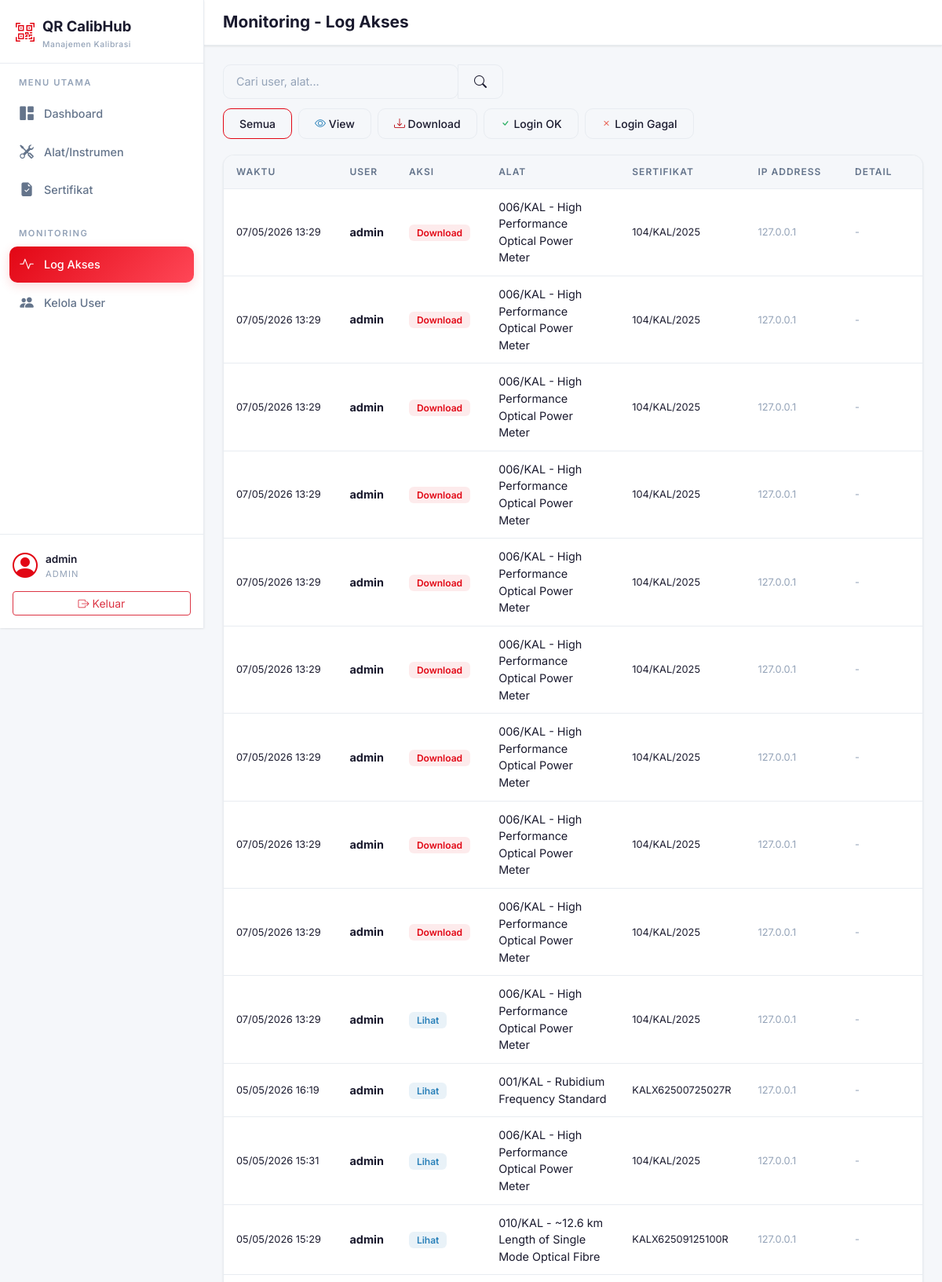
The app's page /monitoring/ (signed in, upper part) with its own data.
### certificates/models.py (models this page shows, shortened)
class AccessLog(models.Model):
    ACTION_CHOICES = [
        ('view', 'Lihat'),
        ('download', 'Download'),
        ('login_success', 'Login Berhasil'),
        ('login_failed', 'Login Gagal'),
    ]
    user = models.ForeignKey(
        User, on_delete=models.SET_NULL, null=True, blank=True,
        related_name='access_logs', verbose_name='Pengguna'
    )
    certificate = models.ForeignKey(
        Certificate, on_delete=models.SET_NULL, null=True, blank=True,
        related_name='access_logs', verbose_name='Sertifikat'
    )
    instrument = models.ForeignKey(
        Instrument, on_delete=models.SET_NULL, null=True, blank=True,
        related_name='access_logs', verbose_name='Alat'
    )
    action = models.CharField('Aksi', max_length=20, choices=ACTION_CHOICES)
    ip_address = models.GenericIPAddressField('IP Address', null=True, blank=True)
    user_agent = models.TextField('User Agent', blank=True)
    accessed_at = models.DateTimeField('Waktu Akses', auto_now_add=True)
    detail = models.TextField('Detail', blank=True)
    class Meta:
        verbose_name = 'Log Akses'
        verbose_name_plural = 'Log Akses'
        ordering = ['-accessed_at']

class Instrument(models.Model):
    id = models.UUIDField(primary_key=True, default=uuid.uuid4, editable=False)
    nama_alat = models.CharField('Nama Alat', max_length=200)
    merk = models.CharField('Merk/Brand', max_length=100, blank=True)
    model_tipe = models.CharField('Model/Tipe', max_length=100, blank=True)
    nomor_aset = models.CharField('Nomor Aset', max_length=50, blank=True, null=True, unique=True)
    nomor_seri = models.CharField('Nomor Seri', max_length=100, unique=True)
    pemilik = models.CharField('Pemilik/Instansi', max_length=200, blank=True)
    lokasi = models.CharField('Lokasi', max_length=200, blank=True)
    deskripsi = models.TextField('Deskripsi', blank=True)
    qr_code = models.ImageField('QR Code', upload_to='qrcodes/', blank=True)
    created_at = models.DateTimeField('Dibuat', auto_now_add=True)
    updated_at = models.DateTimeField('Diperbarui', auto_now=True)
    class Meta:
        verbose_name = 'Alat/Instrumen'
        verbose_name_plural = 'Alat/Instrumen'
        ordering = ['nomor_aset', 'nama_alat']
    def __str__(self):
        aset = self.nomor_aset if self.nomor_aset else "-"
        return f"{aset} - {self.nama_alat}"

class Certificate(models.Model):
    id = models.UUIDField(primary_key=True, default=uuid.uuid4, editable=False)
    instrument = models.ForeignKey(
        Instrument, on_delete=models.CASCADE,
        related_name='certificates', verbose_name='Alat'
    )
    nomor_sertifikat = models.CharField('Nomor Sertifikat', max_length=100, unique=True)
    tanggal_kalibrasi = models.DateField('Tanggal Kalibrasi')
    tanggal_berlaku = models.DateField('Berlaku Hingga')
    laboratorium = models.CharField('Laboratorium', max_length=200)
    teknisi = models.CharField('Teknisi', max_length=200, blank=True)
    penanggung_jawab = models.CharField('Penanggung Jawab', max_length=200, blank=True)
    file_sertifikat = models.FileField(
        'File Sertifikat (PDF)', upload_to='certificates/',
        blank=True, null=True
    )
    is_active = models.BooleanField('Aktif', default=True)
    created_at = models.DateTimeField('Dibuat', auto_now_add=True)
    updated_at = models.DateTimeField('Diperbarui', auto_now=True)
    class Meta:
        verbose_name = 'Sertifikat Kalibrasi'
        verbose_name_plural = 'Sertifikat Kalibrasi'
        ordering = ['-tanggal_kalibrasi']

### certificates/views.py (the view)
# urls.py: path('monitoring/', views.access_log_view, name='access_log'),
@login_required
def access_log_view(request):
    logs = AccessLog.objects.select_related('user', 'certificate', 'instrument').all()
    action_filter = request.GET.get('action', '')
    if action_filter:
        logs = logs.filter(action=action_filter)
    query = request.GET.get('q', '')
    if query:
        logs = logs.filter(
            Q(user__username__icontains=query) |
            Q(instrument__nama_alat__icontains=query) |
            Q(certificate__nomor_sertifikat__icontains=query)
        )
    return render(request, 'certificates/access_log.html', {
        'logs': logs[:100],
        'action_filter': action_filter,
        'query': query,
    })

### templates/certificates/access_log.html (shortened to what this page needs)
{% extends 'base.html' %}
{% load humanize %}
{% block page_title %}Monitoring - Log Akses{% endblock %}
{% block content %}
<div class="container-fluid px-0">
    <form method="get" class="filter-bar">
        <div class="input-group" style="max-width: 360px;">
            <input type="text" name="q" value="{{ query }}" class="form-control search-input"
                   placeholder="Cari user, alat..." id="search-log">
            <button class="btn btn-glass" type="submit">
                <i class="bi bi-search"></i>
            </button>
        </div>
        <div class="d-flex gap-2">
            <a href="{% url 'access_log' %}" class="btn btn-glass btn-sm {% if not action_filter %}border-accent{% endif %}">Semua</a>
            <a href="?action=view" class="btn btn-glass btn-sm {% if action_filter == 'view' %}border-accent{% endif %}">
                <i class="bi bi-eye" style="color: var(--info);"></i> View
            </a>
            <a href="?action=download" class="btn btn-glass btn-sm {% if action_filter == 'download' %}border-accent{% endif %}">
                <i class="bi bi-download" style="color: var(--accent-secondary);"></i> Download
            </a>
            <a href="?action=login_success" class="btn btn-glass btn-sm {% if action_filter == 'login_success' %}border-accent{% endif %}">
                <i class="bi bi-check" style="color: var(--success);"></i> Login OK
            </a>
            <a href="?action=login_failed" class="btn btn-glass btn-sm {% if action_filter == 'login_failed' %}border-accent{% endif %}">
                <i class="bi bi-x" style="color: var(--danger);"></i> Login Gagal
            </a>
        </div>
    </form>
    {% if logs %}
    <div class="glass-card" data-animate>
        <div class="card-body p-0">
            <div class="table-responsive">
                <table class="glass-table">
                    <thead>
                        <tr>
                            <th>Waktu</th>
                            <th>User</th>
                            <th>Aksi</th>
                            <th>Alat</th>
                            <th>Sertifikat</th>
                            <th>IP Address</th>
                            <th>Detail</th>
                        </tr>
                    </thead>
                    <tbody>
                        {% for log in logs %}
                        <tr>
                            <td style="font-size: 0.8rem; white-space: nowrap;">
                                {{ log.accessed_at|date:"d/m/Y H:i" }}
                            </td>
                            <td>
                                <strong>{{ log.user.username|default:"-" }}</strong>
                            </td>
                            <td>
                                <span class="log-action {{ log.action }}">{{ log.get_action_display }}</span>
                            </td>
                            <td>{{ log.instrument|default:"-" }}</td>
                            <td style="font-size: 0.8rem;">{{ log.certificate.nomor_sertifikat|default:"-" }}</td>
                            <td style="font-size: 0.8rem; color: var(--text-muted);">{{ log.ip_address|default:"-" }}</td>
                            <td style="font-size: 0.8rem; color: var(--text-muted);">{{ log.detail|default:"-"|truncatewords:5 }}</td>
                        </tr>
                        {% endfor %}
                    </tbody>
                </table>
            </div>
        </div>
    </div>
    {% endif %}
</div>
{% endblock %}

### templates/base.html (shortened to what this page needs)
{% load static %}
<!DOCTYPE html>
<html lang="id">
<head>
    <link href="https://cdn.jsdelivr.net/npm/bootstrap@5.3.3/dist/css/bootstrap.min.css" rel="stylesheet">
    <link href="https://cdn.jsdelivr.net/npm/bootstrap-icons@1.11.3/font/bootstrap-icons.min.css" rel="stylesheet">
    <link rel="stylesheet" href="{% static 'css/style.css' %}">
</head>
<body>
    {% block body %}
    {% if user.is_authenticated %}
    <nav class="sidebar" id="sidebar">
        <div class="sidebar-header">
            <div class="sidebar-logo">
                <i class="bi bi-qr-code-scan"></i>
                <div>
                    <span>QR CalibHub</span>
                    <small class="logo-sub">Manajemen Kalibrasi</small>
                </div>
            </div>
        </div>
        <div class="sidebar-menu">
            <div class="menu-section">
                <span class="menu-section-title">Menu Utama</span>
                <a href="{% url 'dashboard' %}" class="menu-item {% if request.resolver_match.url_name == 'dashboard' %}active{% endif %}">
                    <i class="bi bi-grid-1x2-fill"></i>
                    <span>Dashboard</span>
                </a>
                <a href="{% url 'instrument_list' %}" class="menu-item {% if 'instrument' in request.resolver_match.url_name %}active{% endif %}">
                    <i class="bi bi-tools"></i>
                    <span>Alat/Instrumen</span>
                </a>
                <a href="{% url 'certificate_list' %}" class="menu-item {% if 'certificate' in request.resolver_match.url_name %}active{% endif %}">
                    <i class="bi bi-file-earmark-check-fill"></i>
                    <span>Sertifikat</span>
                </a>
            </div>
            <div class="menu-section">
                <span class="menu-section-title">Monitoring</span>
                <a href="{% url 'access_log' %}" class="menu-item {% if request.resolver_match.url_name == 'access_log' %}active{% endif %}">
                    <i class="bi bi-activity"></i>
                    <span>Log Akses</span>
                </a>
                <a href="{% url 'user_management' %}" class="menu-item {% if request.resolver_match.url_name == 'user_management' %}active{% endif %}">
                    <i class="bi bi-people-fill"></i>
                    <span>Kelola User</span>
                </a>
            </div>
        </div>
        <div class="sidebar-footer">
            <div class="user-info">
                <div class="user-avatar">
                    <i class="bi bi-person-circle"></i>
                </div>
                <div class="user-details">
                    <span class="user-name">{{ user.username }}</span>
                    <span class="user-role">
                        {% if user.profile.role == 'admin' %}Admin{% else %}Scanner{% endif %}
                    </span>
                </div>
            </div>
            <a href="{% url 'logout' %}" class="btn btn-outline-danger btn-sm w-100 mt-2">
                <i class="bi bi-box-arrow-right"></i> Keluar
            </a>
        </div>
    </nav>
    <main class="main-content">
        <div class="topbar">
            <div class="topbar-title">
                <h1 class="page-title">{% block page_title %}Dashboard{% endblock %}</h1>
            </div>
        </div>
        <div class="content-wrapper">
            {% block content %}{% endblock %}
        </div>
    </main>
    {% endif %}
    {% endblock %}
</body>
</html>

### records on screen
AccessLog: accessed_at "07/05/2026 13:29", user.username "admin", action "Download", instrument "006/KAL - High Performance Optical Power Meter", certificate.nomor_sertifikat "104/KAL/2025", ip_address "127.0.0.1", detail "-"
AccessLog: accessed_at "07/05/2026 13:29", user.username "admin", action "Download", instrument "006/KAL - High Performance Optical Power Meter", certificate.nomor_sertifikat "104/KAL/2025", ip_address "127.0.0.1", detail "-"
AccessLog: accessed_at "07/05/2026 13:29", user.username "admin", action "Download", instrument "006/KAL - High Performance Optical Power Meter", certificate.nomor_sertifikat "104/KAL/2025", ip_address "127.0.0.1", detail "-"
AccessLog: accessed_at "07/05/2026 13:29", user.username "admin", action "Download", instrument "006/KAL - High Performance Optical Power Meter", certificate.nomor_sertifikat "104/KAL/2025", ip_address "127.0.0.1", detail "-"
AccessLog: accessed_at "07/05/2026 13:29", user.username "admin", action "Download", instrument "006/KAL - High Performance Optical Power Meter", certificate.nomor_sertifikat "104/KAL/2025", ip_address "127.0.0.1", detail "-"
AccessLog: accessed_at "07/05/2026 13:29", user.username "admin", action "Download", instrument "006/KAL - High Performance Optical Power Meter", certificate.nomor_sertifikat "104/KAL/2025", ip_address "127.0.0.1", detail "-"
AccessLog: accessed_at "07/05/2026 13:29", user.username "admin", action "Download", instrument "006/KAL - High Performance Optical Power Meter", certificate.nomor_sertifikat "104/KAL/2025", ip_address "127.0.0.1", detail "-"
AccessLog: accessed_at "07/05/2026 13:29", user.username "admin", action "Download", instrument "006/KAL - High Performance Optical Power Meter", certificate.nomor_sertifikat "104/KAL/2025", ip_address "127.0.0.1", detail "-"
AccessLog: accessed_at "07/05/2026 13:29", user.username "admin", action "Download", instrument "006/KAL - High Performance Optical Power Meter", certificate.nomor_sertifikat "104/KAL/2025", ip_address "127.0.0.1", detail "-"
AccessLog: accessed_at "07/05/2026 13:29", user.username "admin", action "Lihat", instrument "006/KAL - High Performance Optical Power Meter", certificate.nomor_sertifikat "104/KAL/2025", ip_address "127.0.0.1", detail "-"
AccessLog: accessed_at "05/05/2026 16:19", user.username "admin", action "Lihat", instrument "001/KAL - Rubidium Frequency Standard", certificate.nomor_sertifikat "KALX62500725027R", ip_address "127.0.0.1", detail "-"
AccessLog: accessed_at "05/05/2026 15:31", user.username "admin", action "Lihat", instrument "006/KAL - High Performance Optical Power Meter", certificate.nomor_sertifikat "104/KAL/2025", ip_address "127.0.0.1", detail "-"
AccessLog: accessed_at "05/05/2026 15:29", user.username "admin", action "Lihat", instrument "010/KAL - ~12.6 km Length of Single Mode Optical Fibre", certificate.nomor_sertifikat "KALX62509125100R", ip_address "127.0.0.1", detail "-"

### other values on screen
{{ user.username }} "admin"
